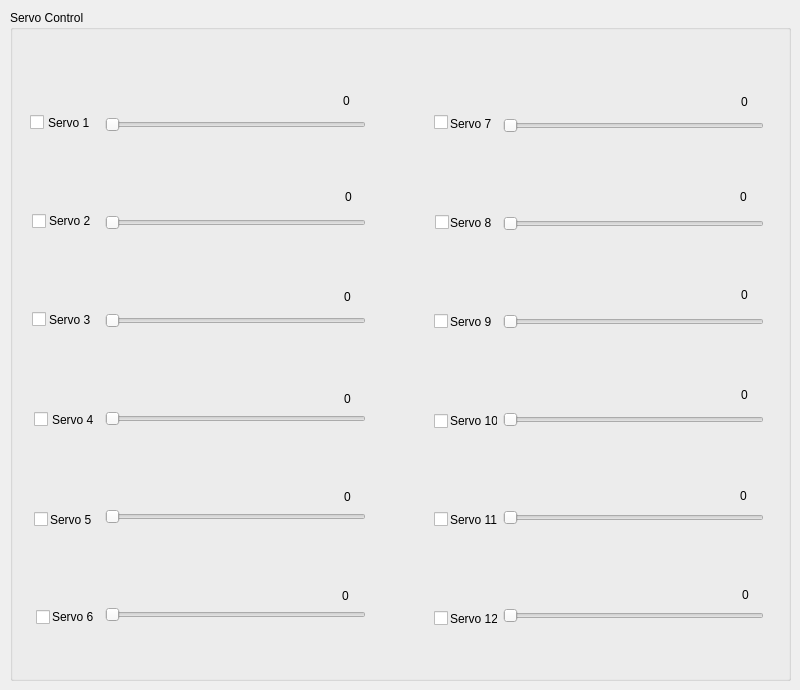
   <widget class="QWidget" name="tab">
    <attribute name="title">
     <string>Direct Kinematics</string>
    </attribute>
    <widget class="QGroupBox" name="groupBox_3">
     <property name="geometry">
      <rect>
       <x>10</x>
       <y>10</y>
       <width>781</width>
       <height>671</height>
      </rect>
     </property>
     <property name="title">
      <string>Servo Control</string>
     </property>
     <widget class="QWidget" name="verticalLayoutWidget">
      <property name="geometry">
       <rect>
        <x>95</x>
        <y>30</y>
        <width>261</width>
        <height>661</height>
       </rect>
      </property>
      <layout class="QVBoxLayout" name="verticalLayout_2">
       <item>
        <widget class="QSlider" name="horizontalSlider">
         <property name="maximum">
          <number>180</number>
         </property>
         <property name="orientation">
          <enum>Qt::Horizontal</enum>
         </property>
        </widget>
       </item>
       <item>
        <widget class="QSlider" name="horizontalSlider_2">
         <property name="maximum">
          <number>180</number>
         </property>
         <property name="orientation">
          <enum>Qt::Horizontal</enum>
         </property>
        </widget>
       </item>
       <item>
        <widget class="QSlider" name="horizontalSlider_3">
         <property name="maximum">
          <number>180</number>
         </property>
         <property name="orientation">
          <enum>Qt::Horizontal</enum>
         </property>
        </widget>
       </item>
       <item>
        <widget class="QSlider" name="horizontalSlider_4">
         <property name="maximum">
          <number>180</number>
         </property>
         <property name="orientation">
          <enum>Qt::Horizontal</enum>
         </property>
        </widget>
       </item>
       <item>
        <widget class="QSlider" name="horizontalSlider_5">
         <property name="maximum">
          <number>180</number>
         </property>
         <property name="orientation">
          <enum>Qt::Horizontal</enum>
         </property>
        </widget>
       </item>
       <item>
        <widget class="QSlider" name="horizontalSlider_6">
         <property name="maximum">
          <number>180</number>
         </property>
         <property name="orientation">
          <enum>Qt::Horizontal</enum>
         </property>
        </widget>
       </item>
      </layout>
     </widget>
     <widget class="QWidget" name="verticalLayoutWidget_2">
      <property name="geometry">
       <rect>
        <x>493</x>
        <y>31</y>
        <width>261</width>
        <height>661</height>
       </rect>
      </property>
      <layout class="QVBoxLayout" name="verticalLayout_3">
       <item>
        <widget class="QSlider" name="horizontalSlider_7">
         <property name="maximum">
          <number>180</number>
         </property>
         <property name="orientation">
          <enum>Qt::Horizontal</enum>
         </property>
        </widget>
       </item>
       <item>
        <widget class="QSlider" name="horizontalSlider_8">
         <property name="maximum">
          <number>180</number>
         </property>
         <property name="orientation">
          <enum>Qt::Horizontal</enum>
         </property>
        </widget>
       </item>
       <item>
        <widget class="QSlider" name="horizontalSlider_9">
         <property name="maximum">
          <number>180</number>
         </property>
         <property name="orientation">
          <enum>Qt::Horizontal</enum>
         </property>
        </widget>
       </item>
       <item>
        <widget class="QSlider" name="horizontalSlider_10">
         <property name="maximum">
          <number>180</number>
         </property>
         <property name="orientation">
          <enum>Qt::Horizontal</enum>
         </property>
        </widget>
       </item>
       <item>
        <widget class="QSlider" name="horizontalSlider_11">
         <property name="maximum">
          <number>180</number>
         </property>
         <property name="orientation">
          <enum>Qt::Horizontal</enum>
         </property>
        </widget>
       </item>
       <item>
        <widget class="QSlider" name="horizontalSlider_12">
         <property name="maximum">
          <number>180</number>
         </property>
         <property name="orientation">
          <enum>Qt::Horizontal</enum>
         </property>
        </widget>
       </item>
      </layout>
     </widget>
     <widget class="QLabel" name="label">
      <property name="geometry">
       <rect>
        <x>38</x>
        <y>106</y>
        <width>47</width>
        <height>13</height>
       </rect>
      </property>
      <property name="text">
       <string>Servo 1</string>
      </property>
     </widget>
     <widget class="QLabel" name="label_2">
      <property name="geometry">
       <rect>
        <x>39</x>
        <y>204</y>
        <width>47</width>
        <height>13</height>
       </rect>
      </property>
      <property name="text">
       <string>Servo 2</string>
      </property>
     </widget>
     <widget class="QLabel" name="label_3">
      <property name="geometry">
       <rect>
        <x>39</x>
        <y>303</y>
        <width>47</width>
        <height>13</height>
       </rect>
      </property>
      <property name="text">
       <string>Servo 3</string>
      </property>
     </widget>
     <widget class="QLabel" name="label_4">
      <property name="geometry">
       <rect>
        <x>42</x>
        <y>403</y>
        <width>47</width>
        <height>13</height>
       </rect>
      </property>
      <property name="text">
       <string>Servo 4</string>
      </property>
     </widget>
     <widget class="QLabel" name="label_5">
      <property name="geometry">
       <rect>
        <x>40</x>
        <y>503</y>
        <width>47</width>
        <height>13</height>
       </rect>
      </property>
      <property name="text">
       <string>Servo 5</string>
      </property>
     </widget>
     <widget class="QLabel" name="label_6">
      <property name="geometry">
       <rect>
        <x>42</x>
        <y>600</y>
        <width>47</width>
        <height>13</height>
       </rect>
      </property>
      <property name="text">
       <string>Servo 6</string>
      </property>
     </widget>
     <widget class="QLabel" name="label_7">
      <property name="geometry">
       <rect>
        <x>440</x>
        <y>107</y>
        <width>47</width>
        <height>13</height>
       </rect>
      </property>
      <property name="text">
       <string>Servo 7</string>
      </property>
     </widget>
     <widget class="QLabel" name="label_8">
      <property name="geometry">
       <rect>
        <x>440</x>
        <y>206</y>
        <width>47</width>
        <height>13</height>
       </rect>
      </property>
      <property name="text">
       <string>Servo 8</string>
      </property>
     </widget>
     <widget class="QLabel" name="label_9">
      <property name="geometry">
       <rect>
        <x>440</x>
        <y>305</y>
        <width>47</width>
        <height>13</height>
       </rect>
      </property>
      <property name="text">
       <string>Servo 9</string>
      </property>
     </widget>
     <widget class="QLabel" name="label_10">
      <property name="geometry">
       <rect>
        <x>440</x>
        <y>404</y>
        <width>47</width>
        <height>13</height>
       </rect>
      </property>
      <property name="text">
       <string>Servo 10</string>
      </property>
     </widget>
     <widget class="QLabel" name="label_11">
      <property name="geometry">
       <rect>
        <x>440</x>
        <y>503</y>
        <width>47</width>
        <height>13</height>
       </rect>
      </property>
      <property name="text">
       <string>Servo 11</string>
      </property>
     </widget>
     <widget class="QLabel" name="label_12">
      <property name="geometry">
       <rect>
        <x>440</x>
        <y>602</y>
        <width>47</width>
        <height>13</height>
       </rect>
      </property>
      <property name="text">
       <string>Servo 12</string>
      </property>
     </widget>
     <widget class="QLabel" name="angle_1">
      <property name="geometry">
       <rect>
        <x>333</x>
        <y>84</y>
        <width>47</width>
        <height>13</height>
       </rect>
      </property>
      <property name="text">
       <string>0</string>
      </property>
     </widget>
     <widget class="QLabel" name="angle_2">
      <property name="geometry">
       <rect>
        <x>335</x>
        <y>180</y>
        <width>47</width>
        <height>13</height>
       </rect>
      </property>
      <property name="text">
       <string>0</string>
      </property>
     </widget>
     <widget class="QLabel" name="angle_3">
      <property name="geometry">
       <rect>
        <x>334</x>
        <y>280</y>
        <width>47</width>
        <height>13</height>
       </rect>
      </property>
      <property name="text">
       <string>0</string>
      </property>
     </widget>
     <widget class="QLabel" name="angle_4">
      <property name="geometry">
       <rect>
        <x>334</x>
        <y>382</y>
        <width>47</width>
        <height>13</height>
       </rect>
      </property>
      <property name="text">
       <string>0</string>
      </property>
     </widget>
     <widget class="QLabel" name="angle_5">
      <property name="geometry">
       <rect>
        <x>334</x>
        <y>480</y>
        <width>47</width>
        <height>13</height>
       </rect>
      </property>
      <property name="text">
       <string>0</string>
      </property>
     </widget>
     <widget class="QLabel" name="angle_6">
      <property name="geometry">
       <rect>
        <x>332</x>
        <y>579</y>
        <width>47</width>
        <height>13</height>
       </rect>
      </property>
      <property name="text">
       <string>0</string>
      </property>
     </widget>
     <widget class="QLabel" name="angle_7">
      <property name="geometry">
       <rect>
        <x>731</x>
        <y>85</y>
        <width>47</width>
        <height>13</height>
       </rect>
      </property>
      <property name="text">
       <string>0</string>
      </property>
     </widget>
     <widget class="QLabel" name="angle_8">
      <property name="geometry">
       <rect>
        <x>730</x>
        <y>180</y>
        <width>47</width>
        <height>13</height>
       </rect>
      </property>
      <property name="text">
       <string>0</string>
      </property>
     </widget>
     <widget class="QLabel" name="angle_9">
      <property name="geometry">
       <rect>
        <x>731</x>
        <y>278</y>
        <width>47</width>
        <height>13</height>
       </rect>
      </property>
      <property name="text">
       <string>0</string>
      </property>
     </widget>
     <widget class="QLabel" name="angle_10">
      <property name="geometry">
       <rect>
        <x>731</x>
        <y>378</y>
        <width>47</width>
        <height>13</height>
       </rect>
      </property>
      <property name="text">
       <string>0</string>
      </property>
     </widget>
     <widget class="QLabel" name="angle_11">
      <property name="geometry">
       <rect>
        <x>730</x>
        <y>479</y>
        <width>47</width>
        <height>13</height>
       </rect>
      </property>
      <property name="text">
       <string>0</string>
      </property>
     </widget>
     <widget class="QLabel" name="angle_12">
      <property name="geometry">
       <rect>
        <x>732</x>
        <y>578</y>
        <width>47</width>
        <height>13</height>
       </rect>
      </property>
      <property name="text">
       <string>0</string>
      </property>
     </widget>
     <widget class="QCheckBox" name="checkBox">
      <property name="geometry">
       <rect>
        <x>20</x>
        <y>104</y>
        <width>70</width>
        <height>17</height>
       </rect>
      </property>
      <property name="text">
       <string/>
      </property>
     </widget>
     <widget class="QCheckBox" name="checkBox_2">
      <property name="geometry">
       <rect>
        <x>22</x>
        <y>203</y>
        <width>70</width>
        <height>17</height>
       </rect>
      </property>
      <property name="text">
       <string/>
      </property>
     </widget>
     <widget class="QCheckBox" name="checkBox_3">
      <property name="geometry">
       <rect>
        <x>22</x>
        <y>301</y>
        <width>70</width>
        <height>17</height>
       </rect>
      </property>
      <property name="text">
       <string/>
      </property>
     </widget>
     <widget class="QCheckBox" name="checkBox_4">
      <property name="geometry">
       <rect>
        <x>24</x>
        <y>401</y>
        <width>70</width>
        <height>17</height>
       </rect>
      </property>
      <property name="text">
       <string/>
      </property>
     </widget>
     <widget class="QCheckBox" name="checkBox_5">
      <property name="geometry">
       <rect>
        <x>24</x>
        <y>501</y>
        <width>70</width>
        <height>17</height>
       </rect>
      </property>
      <property name="text">
       <string/>
      </property>
     </widget>
     <widget class="QCheckBox" name="checkBox_6">
      <property name="geometry">
       <rect>
        <x>26</x>
        <y>599</y>
        <width>70</width>
        <height>17</height>
       </rect>
      </property>
      <property name="text">
       <string/>
      </property>
     </widget>
     <widget class="QCheckBox" name="checkBox_7">
      <property name="geometry">
       <rect>
        <x>424</x>
        <y>104</y>
        <width>70</width>
        <height>17</height>
       </rect>
      </property>
      <property name="text">
       <string/>
      </property>
     </widget>
     <widget class="QCheckBox" name="checkBox_8">
      <property name="geometry">
       <rect>
        <x>425</x>
        <y>204</y>
        <width>70</width>
        <height>17</height>
       </rect>
      </property>
      <property name="text">
       <string/>
      </property>
     </widget>
     <widget class="QCheckBox" name="checkBox_9">
      <property name="geometry">
       <rect>
        <x>424</x>
        <y>303</y>
        <width>70</width>
        <height>17</height>
       </rect>
      </property>
      <property name="text">
       <string/>
      </property>
     </widget>
     <widget class="QCheckBox" name="checkBox_10">
      <property name="geometry">
       <rect>
        <x>424</x>
        <y>403</y>
        <width>70</width>
        <height>17</height>
       </rect>
      </property>
      <property name="text">
       <string/>
      </property>
     </widget>
     <widget class="QCheckBox" name="checkBox_11">
      <property name="geometry">
       <rect>
        <x>424</x>
        <y>501</y>
        <width>70</width>
        <height>17</height>
       </rect>
      </property>
      <property name="text">
       <string/>
      </property>
     </widget>
     <widget class="QCheckBox" name="checkBox_12">
      <property name="geometry">
       <rect>
        <x>424</x>
        <y>600</y>
        <width>70</width>
        <height>17</height>
       </rect>
      </property>
      <property name="text">
       <string/>
      </property>
     </widget>
    </widget>
   </widget>
